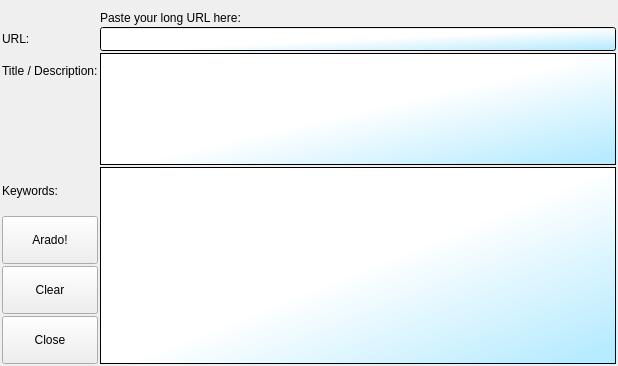
<?xml version="1.0" encoding="UTF-8"?>
<ui version="4.0">
 <class>EntryForm</class>
 <widget class="QWidget" name="EntryForm">
  <property name="geometry">
   <rect>
    <x>0</x>
    <y>0</y>
    <width>618</width>
    <height>366</height>
   </rect>
  </property>
  <property name="windowTitle">
   <string>Url Entry</string>
  </property>
  <layout class="QGridLayout" name="gridLayout">
   <item row="2" column="0">
    <widget class="QLabel" name="label">
     <property name="toolTip">
      <string>Enter any URL. It will be shortend to an ARADO-Flashmark you can post into any board, chat or email.</string>
     </property>
     <property name="text">
      <string>URL:</string>
     </property>
    </widget>
   </item>
   <item row="2" column="2">
    <widget class="QLineEdit" name="urlEdit">
     <property name="sizePolicy">
      <sizepolicy hsizetype="Expanding" vsizetype="Fixed">
       <horstretch>0</horstretch>
       <verstretch>5</verstretch>
      </sizepolicy>
     </property>
     <property name="minimumSize">
      <size>
       <width>0</width>
       <height>24</height>
      </size>
     </property>
     <property name="font">
      <font>
       <pointsize>10</pointsize>
      </font>
     </property>
     <property name="styleSheet">
      <string notr="true">background-color: qlineargradient(spread:pad, x1:0.968, y1:0.932, x2:0.513, y2:0.5, stop:0 rgba(183, 235, 255, 255), stop:1 rgba(255, 255, 255, 255));</string>
     </property>
    </widget>
   </item>
   <item row="3" column="0">
    <widget class="QLabel" name="label_2">
     <property name="toolTip">
      <string>Enter the title or description of the URL.</string>
     </property>
     <property name="text">
      <string>Title / Description:</string>
     </property>
    </widget>
   </item>
   <item row="3" column="2" rowspan="3">
    <widget class="QPlainTextEdit" name="descEdit">
     <property name="sizePolicy">
      <sizepolicy hsizetype="Expanding" vsizetype="Expanding">
       <horstretch>0</horstretch>
       <verstretch>15</verstretch>
      </sizepolicy>
     </property>
     <property name="font">
      <font>
       <pointsize>12</pointsize>
       <weight>75</weight>
       <bold>true</bold>
      </font>
     </property>
     <property name="styleSheet">
      <string notr="true">background-color: qlineargradient(spread:pad, x1:0.968, y1:0.932, x2:0.513, y2:0.5, stop:0 rgba(183, 235, 255, 255), stop:1 rgba(255, 255, 255, 255));</string>
     </property>
    </widget>
   </item>
   <item row="6" column="2" rowspan="4">
    <widget class="QPlainTextEdit" name="keyEdit">
     <property name="sizePolicy">
      <sizepolicy hsizetype="Expanding" vsizetype="Expanding">
       <horstretch>0</horstretch>
       <verstretch>20</verstretch>
      </sizepolicy>
     </property>
     <property name="font">
      <font>
       <pointsize>12</pointsize>
       <italic>false</italic>
      </font>
     </property>
     <property name="toolTip">
      <string>Enter some keywords for the URL. Each line a new keyword or pair of words (phrase as one keyword), avoid comma (,) or semicolon (;).</string>
     </property>
     <property name="styleSheet">
      <string notr="true">background-color: qlineargradient(spread:pad, x1:0.968, y1:0.932, x2:0.513, y2:0.5, stop:0 rgba(183, 235, 255, 255), stop:1 rgba(255, 255, 255, 255));</string>
     </property>
    </widget>
   </item>
   <item row="9" column="0">
    <widget class="QPushButton" name="doneButton">
     <property name="sizePolicy">
      <sizepolicy hsizetype="Minimum" vsizetype="Expanding">
       <horstretch>0</horstretch>
       <verstretch>10</verstretch>
      </sizepolicy>
     </property>
     <property name="toolTip">
      <string>Close the Tab and go back.</string>
     </property>
     <property name="text">
      <string>Close</string>
     </property>
     <property name="icon">
      <iconset resource="../arado.qrc">
       <normaloff>:/images/back.png</normaloff>:/images/back.png</iconset>
     </property>
     <property name="iconSize">
      <size>
       <width>32</width>
       <height>32</height>
      </size>
     </property>
    </widget>
   </item>
   <item row="6" column="0">
    <widget class="QLabel" name="label_3">
     <property name="text">
      <string>Keywords:</string>
     </property>
    </widget>
   </item>
   <item row="1" column="2">
    <widget class="QLabel" name="label_4">
     <property name="text">
      <string>Paste your long URL here:</string>
     </property>
    </widget>
   </item>
   <item row="7" column="0">
    <widget class="QPushButton" name="saveButton">
     <property name="sizePolicy">
      <sizepolicy hsizetype="Minimum" vsizetype="Expanding">
       <horstretch>0</horstretch>
       <verstretch>10</verstretch>
      </sizepolicy>
     </property>
     <property name="toolTip">
      <string>Save the added data to Arado and create an Arado-Flashmark!</string>
     </property>
     <property name="text">
      <string>Arado!</string>
     </property>
     <property name="icon">
      <iconset resource="../arado.qrc">
       <normaloff>:/arado-logo-colo-128.png</normaloff>:/arado-logo-colo-128.png</iconset>
     </property>
     <property name="iconSize">
      <size>
       <width>32</width>
       <height>32</height>
      </size>
     </property>
    </widget>
   </item>
   <item row="8" column="0">
    <widget class="QPushButton" name="cancelButton">
     <property name="sizePolicy">
      <sizepolicy hsizetype="Minimum" vsizetype="Expanding">
       <horstretch>0</horstretch>
       <verstretch>10</verstretch>
      </sizepolicy>
     </property>
     <property name="minimumSize">
      <size>
       <width>0</width>
       <height>38</height>
      </size>
     </property>
     <property name="toolTip">
      <string>Clear the form.</string>
     </property>
     <property name="text">
      <string>Clear</string>
     </property>
     <property name="icon">
      <iconset resource="../arado.qrc">
       <normaloff>:/images/wizard.png</normaloff>:/images/wizard.png</iconset>
     </property>
     <property name="iconSize">
      <size>
       <width>32</width>
       <height>32</height>
      </size>
     </property>
    </widget>
   </item>
   <item row="0" column="2">
    <spacer name="verticalSpacer">
     <property name="orientation">
      <enum>Qt::Vertical</enum>
     </property>
     <property name="sizeHint" stdset="0">
      <size>
       <width>20</width>
       <height>9</height>
      </size>
     </property>
    </spacer>
   </item>
  </layout>
 </widget>
 <layoutdefault spacing="2" margin="2"/>
 <resources>
  <include location="../arado.qrc"/>
 </resources>
 <connections/>
</ui>
